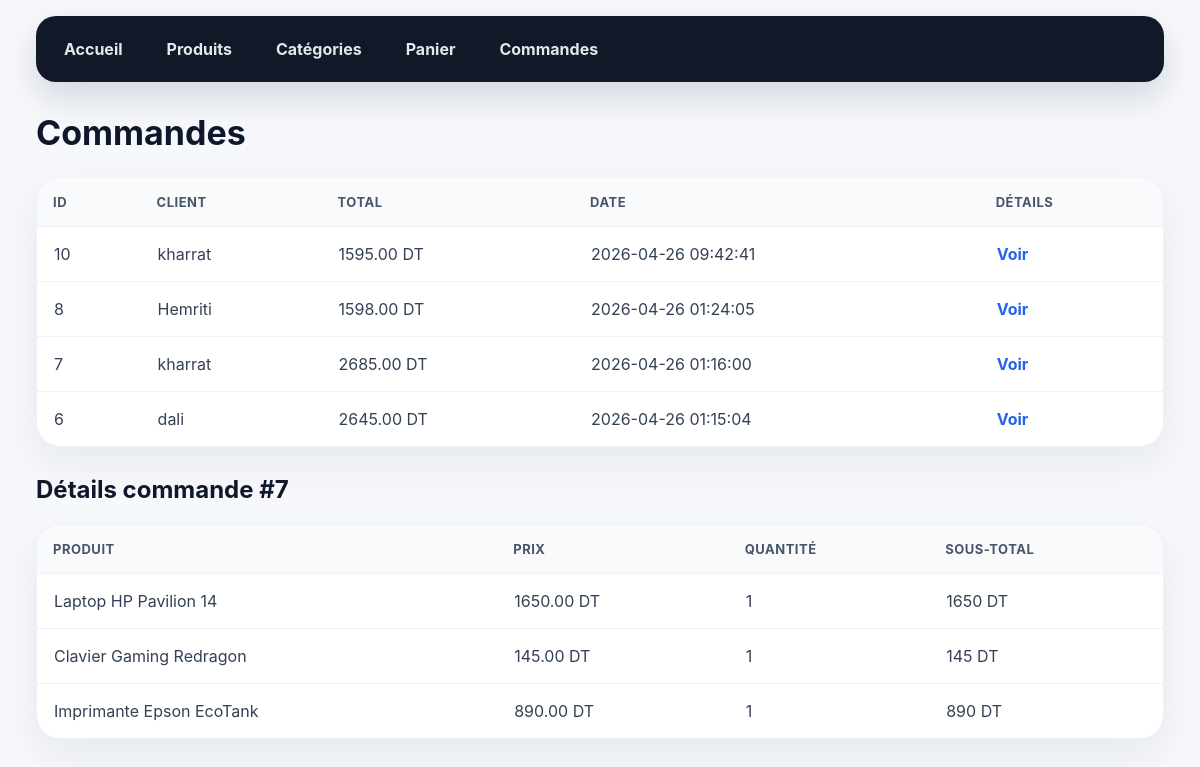
The page /orders.php?id=7 (signed in) on the database its author committed.
### tables this page shows
CREATE TABLE `orders` (
  `id` int(11) NOT NULL,
  `user_id` int(11) DEFAULT NULL,
  `total` decimal(10,2) DEFAULT NULL,
  `order_date` datetime DEFAULT current_timestamp()
);

CREATE TABLE `users` (
  `id` int(11) NOT NULL,
  `name` varchar(100) DEFAULT NULL,
  `email` varchar(100) DEFAULT NULL,
  `password` varchar(255) DEFAULT NULL,
  `role` varchar(30) DEFAULT 'client'
);

CREATE TABLE `order_items` (
  `id` int(11) NOT NULL,
  `order_id` int(11) DEFAULT NULL,
  `product_id` int(11) DEFAULT NULL,
  `quantity` int(11) DEFAULT NULL,
  `price` decimal(10,2) DEFAULT NULL
);

CREATE TABLE `products` (
  `id` int(11) NOT NULL,
  `name` varchar(100) DEFAULT NULL,
  `price` decimal(10,2) DEFAULT NULL,
  `image` varchar(255) DEFAULT NULL,
  `category_id` int(11) DEFAULT NULL
);

### orders.php (the view, shortened to what this page needs)
<?php
require_once __DIR__ . '/../bd_connect.php';
$selectedOrder = null;
$items = [];
if (isset($_GET['id'])) {
    $stmt = $db->prepare("SELECT * FROM orders WHERE id = ?");
    $stmt->execute([$_GET['id']]);
    $selectedOrder = $stmt->fetch(PDO::FETCH_ASSOC);
    $stmt = $db->prepare("SELECT order_items.*, products.name AS product_name
                          FROM order_items
                          LEFT JOIN products ON order_items.product_id = products.id
                          WHERE order_items.order_id = ?");
    $stmt->execute([$_GET['id']]);
    $items = $stmt->fetchAll(PDO::FETCH_ASSOC);
}
$stmt = $db->query("SELECT orders.*, users.name AS user_name
                   FROM orders
                   LEFT JOIN users ON orders.user_id = users.id
                   ORDER BY orders.id DESC");
$orders = $stmt->fetchAll(PDO::FETCH_ASSOC);
?>
<link rel="stylesheet" href="../assets/style.css">
<div class="menu">
    <a href="../dashboard.php">Accueil</a>
    <a href="products.php">Produits</a>
    <a href="categories.php">Catégories</a>
    <a href="cart.php">Panier</a>
    <?php if ($_SESSION['user']['role'] === 'admin'): ?>
    <a href="orders.php">Commandes</a>
<?php endif; ?>
</div>
<div class="container">
    <h1>Commandes</h1>
    <table>
        <tr>
            <th>ID</th>
            <th>Client</th>
            <th>Total</th>
            <th>Date</th>
            <th>Détails</th>
        </tr>
        <?php foreach ($orders as $order): ?>
            <tr>
                <td><?= $order['id'] ?></td>
                <td><?= htmlspecialchars($order['user_name']) ?></td>
                <td><?= $order['total'] ?> DT</td>
                <td><?= $order['order_date'] ?></td>
                <td>
                    <a href="orders.php?id=<?= $order['id'] ?>">Voir</a>
                </td>
            </tr>
        <?php endforeach; ?>
    </table>
    <?php if ($selectedOrder): ?>
        <h2>Détails commande #<?= $selectedOrder['id'] ?></h2>
        <table>
            <tr>
                <th>Produit</th>
                <th>Prix</th>
                <th>Quantité</th>
                <th>Sous-total</th>
            </tr>
            <?php foreach ($items as $item): ?>
                <tr>
                    <td><?= htmlspecialchars($item['product_name']) ?></td>
                    <td><?= $item['price'] ?> DT</td>
                    <td><?= $item['quantity'] ?></td>
                    <td><?= $item['price'] * $item['quantity'] ?> DT</td>
                </tr>
            <?php endforeach; ?>
        </table>
    <?php endif; ?>
</div>

### style.css (style rules this page uses)
* { margin: 0; padding: 0; box-sizing: border-box; }
a { text-decoration: none; }
.menu { width: 94%; margin: 16px auto 0; background: #111827; padding: 10px; border-radius: 20px; display: flex; gap: 8px; box-shadow: 0 15px 35px rgba(15, 23, 42, 0.15); }
.menu a { color: #e5e7eb; padding: 13px 18px; border-radius: 14px; font-weight: 700; transition: 0.25s; }
.container { width: 94%; margin: 30px auto; }
h1 { font-size: 34px; margin-bottom: 24px; color: #0f172a; }
h2 { margin: 28px 0 16px; color: #0f172a; }
table { width: 100%; background: white; border-collapse: separate; border-spacing: 0; border-radius: 24px; overflow: hidden; box-shadow: 0 16px 40px rgba(15, 23, 42, 0.07); border: 1px solid #edf2f7; margin-top: 20px; }
th { background: #f8fafc; color: #475569; text-align: left; padding: 16px; font-size: 13px; text-transform: uppercase; letter-spacing: 0.5px; }
td { padding: 17px; border-top: 1px solid #eef2f7; color: #334155; }
td a { color: #2563eb; font-weight: 700; }

### rows shown on the page
orders: id "10", user.name "kharrat", total "1595.00", order_date "2026-04-26 09:42:41"
orders: id "8", user.name "Hemriti", total "1598.00", order_date "2026-04-26 01:24:05"
orders: id "7", user.name "kharrat", total "2685.00", order_date "2026-04-26 01:16:00"
orders: id "6", user.name "dali", total "2645.00", order_date "2026-04-26 01:15:04"
order_items: product.name "Laptop HP Pavilion 14", price "1650.00", quantity "1", $item['price'] * $item['quantity'] "1650"
order_items: product.name "Clavier Gaming Redragon", price "145.00", quantity "1", $item['price'] * $item['quantity'] "145"
order_items: product.name "Imprimante Epson EcoTank", price "890.00", quantity "1", $item['price'] * $item['quantity'] "890"
